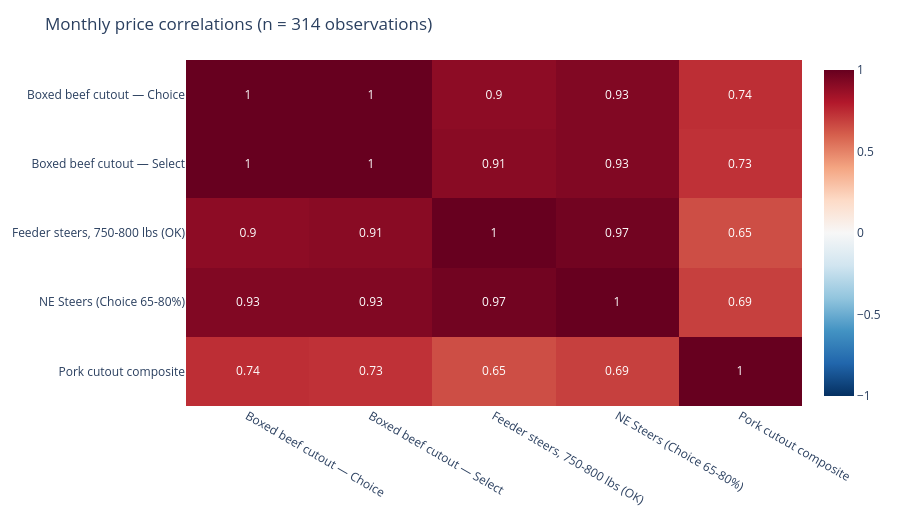

The notebook cell saved with this chart:
### Markdown cell above
## 4. Cross-series correlations

Pearson correlation of monthly levels for the five series. Numbers near
**+1.0** mean the series move together; numbers near **0** mean they drift
independently. Expect the two boxed-beef grades and the two cattle series
to cluster tightly; pork should be loosely correlated.

### Code cell
wide = (
    read_observations(OBS_PATH)
    .filter(pl.col("series_id").is_in(SELECTED_IDS))
    .filter(pl.col("value").is_not_null())
    .select(["series_id", "period_start", "value"])
    .collect()
    .pivot(values="value", index="period_start", on="series_id")
    .sort("period_start")
    .drop_nulls()
)

# Pretty labels
display_columns = {sid: LABELS[sid] for sid in SELECTED_IDS if sid in wide.columns}
corr = wide.drop("period_start").rename(display_columns).to_pandas().corr()

fig = px.imshow(
    corr.round(2),
    text_auto=True,
    color_continuous_scale="RdBu_r",
    zmin=-1,
    zmax=1,
    aspect="auto",
    title=f"Monthly price correlations (n = {wide.height} observations)",
)
fig.update_layout(height=520, margin=dict(t=60, b=20))
fig.show()

### Figure 1 — Plotly figure (JSON) as saved in the notebook; plotly's stock layout.template omitted (floating-point values rounded to 4 significant figures)
{"data": [{"coloraxis": "coloraxis", "hovertemplate": "x: %{x}<br>y: %{y}<br>color: %{z}<extra></extra>", "name": "0", "texttemplate": "%{z}", "type": "heatmap", "x": ["Boxed beef cutout — Choice", "Boxed beef cutout — Select", "Feeder steers, 750-800 lbs (OK)", "NE Steers (Choice 65-80%)", "Pork cutout composite"], "xaxis": "x", "y": ["Boxed beef cutout — Choice", "Boxed beef cutout — Select", "Feeder steers, 750-800 lbs (OK)", "NE Steers (Choice 65-80%)", "Pork cutout composite"], "yaxis": "y", "z": [[1.0, 1.0, 0.9, 0.93, 0.74], [1.0, 1.0, 0.91, 0.93, 0.73], [0.9, 0.91, 1.0, 0.97, 0.65], [0.93, 0.93, 0.97, 1.0, 0.69], [0.74, 0.73, 0.65, 0.69, 1.0]]}], "layout": {"coloraxis": {"cmax": 1, "cmin": -1, "colorscale": [[0.0, "rgb(5,48,97)"], [0.1, "rgb(33,102,172)"], [0.2, "rgb(67,147,195)"], [0.3, "rgb(146,197,222)"], [0.4, "rgb(209,229,240)"], [0.5, "rgb(247,247,247)"], [0.6, "rgb(253,219,199)"], [0.7, "rgb(244,165,130)"], [0.8, "rgb(214,96,77)"], [0.9, "rgb(178,24,43)"], [1.0, "rgb(103,0,31)"]]}, "height": 520, "margin": {"b": 20, "t": 60}, "title": {"text": "Monthly price correlations (n = 314 observations)"}, "xaxis": {"anchor": "y", "domain": [0.0, 1.0]}, "yaxis": {"anchor": "x", "autorange": "reversed", "domain": [0.0, 1.0]}}}
